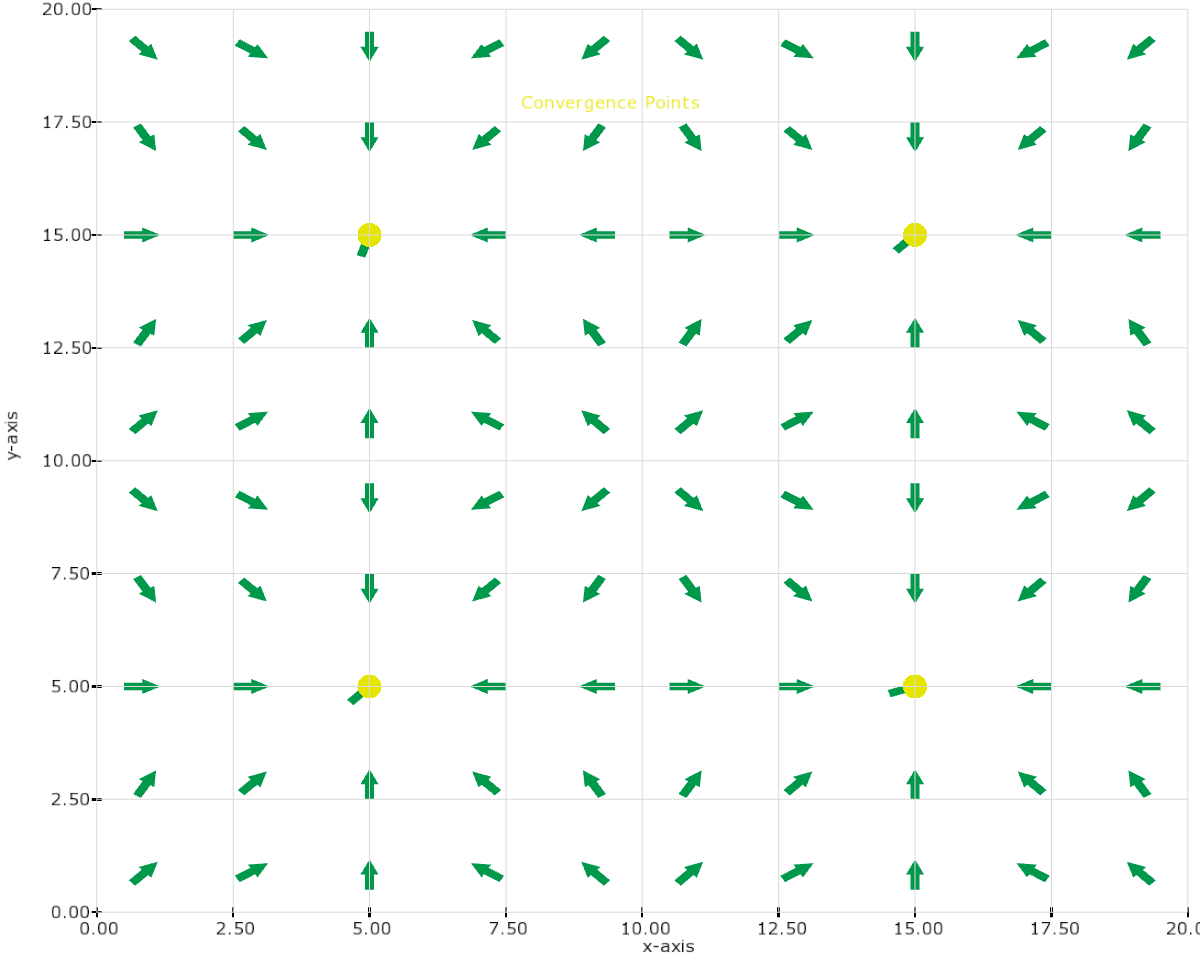

Write the Julia code that produced this figure.
using Forge.Smith
using Colors

const MINIMUM = 1.0
const MAXIMUM = 20.
const STEP    = 2.0
const NELEMS  = (MAXIMUM-MINIMUM+1)/STEP
const DPOINTS = [5, 5, 5, 15, 15, 5, 15, 15]

points = []
dirs = []
for j in 0:NELEMS-1, i in 0:NELEMS-1
    y = MINIMUM + j*STEP
    x = MINIMUM + i*STEP
    push!(points, x, y)
    push!(dirs, sin(2pi*x/10), sin(2pi*y/10))
end

window = create_window(600, 480, "Vector Field Demo")
show_window(window)

chart = create_chart_2d()
set_axes_limits(chart, MINIMUM-1.0, MAXIMUM, MINIMUM-1.0, MAXIMUM)
set_axes_titles(chart, "x-axis", "y-axis")

plot = create_plot(chart, 4, Forge.FG_PLOT_SCATTER, Forge.FG_MARKER_CIRCLE)
set_color(plot, RGB(0.9, 0.9, 0))
set_legend(plot, "Convergence Points")
set_marker_size(plot, 24)

field = create_vector_field(chart, NELEMS*NELEMS)
set_color(field, RGB(0, 0.6, 0.3))

update_vertex_buffer(plot, DPOINTS)
update_vertex_buffer(field, points)
update_direction_buffer(field, dirs)

draw_chart(!isclosed, window, chart)
save_framebuffer(window, "field.png")
